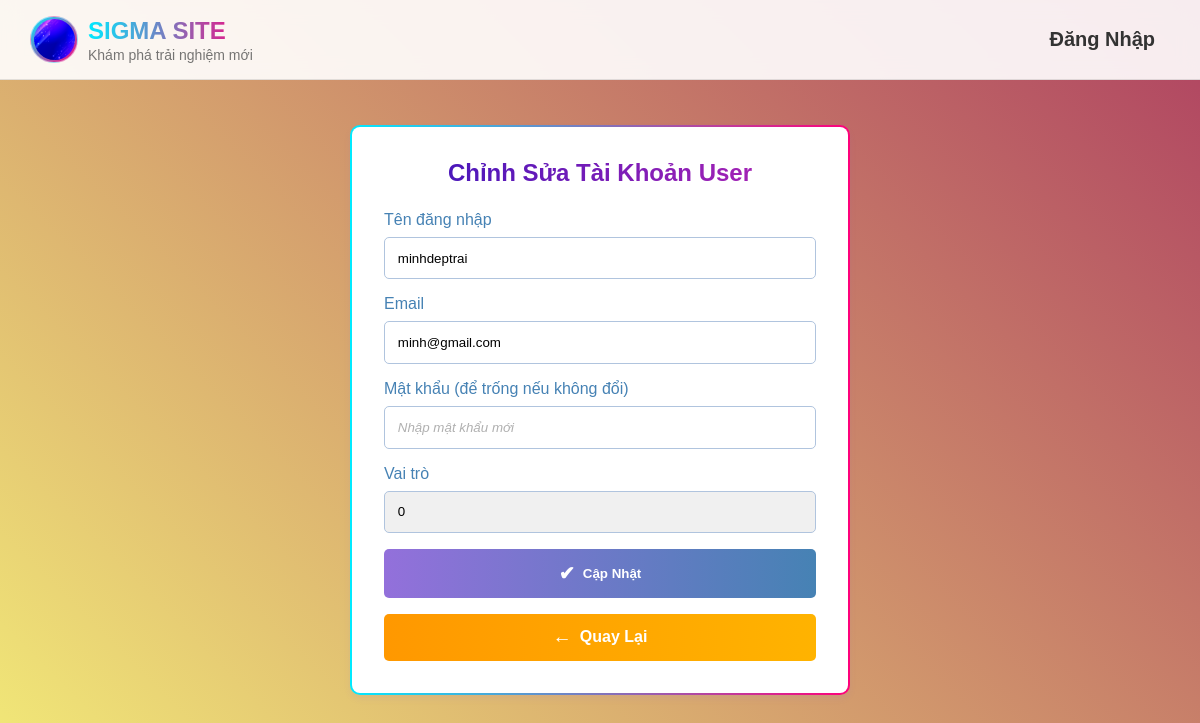
The app's page /edit_user.php?id=11 (signed in), older data.
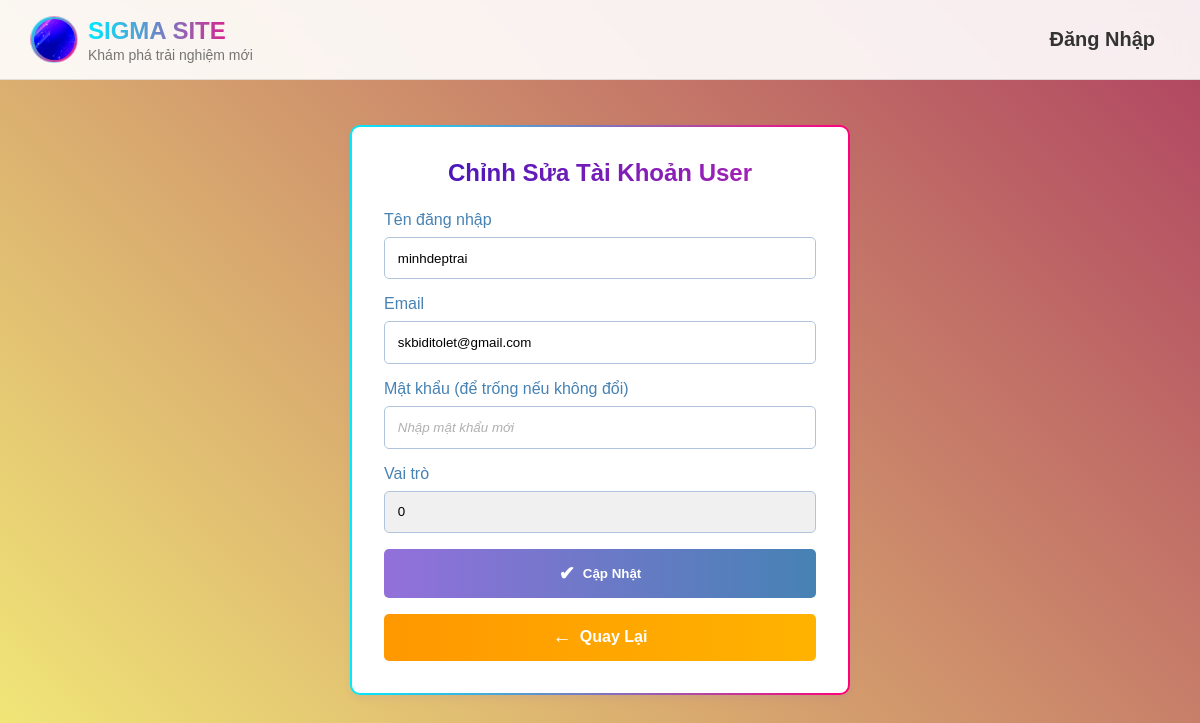
The same page, newer data.
### tables this page shows
CREATE TABLE `users` (
  `id` int(11) NOT NULL,
  `username` varchar(50) NOT NULL,
  `email` varchar(255) NOT NULL,
  `password` varchar(255) NOT NULL,
  `reset_password` varchar(255) DEFAULT NULL,
  `avatar` varchar(255) DEFAULT NULL,
  `created_at` timestamp NOT NULL DEFAULT current_timestamp(),
  `role` int(1) NOT NULL
);

### edit_user.php (the view, shortened to what this page needs)
<?php
include '../minh/config.php';
$user = null;
if (isset($_GET['id'])) {
    $user_id = (int)$_GET['id'];
    try {
        $stmt = $conn_user->prepare('SELECT * FROM users WHERE id = ?');
        $stmt->execute([$user_id]);
        $user = $stmt->fetch();
    } catch (PDOException $e) {
        $error = "Lỗi truy vấn: " . $e->getMessage();
    }
}
?>
<?php include 'header.php'; ?>
<div class="form-wrapper">
    <div class="form-container">
        <h2>Chỉnh Sửa Tài Khoản User</h2>
        <?php if ($user): ?>
            <form method="POST">
                <div class="form-group">
                    <label for="username">Tên đăng nhập</label>
                    <input type="text" id="username" name="username" value="<?php echo htmlspecialchars($user['username']); ?>" required>
                </div>
                <div class="form-group">
                    <label for="email">Email</label>
                    <input type="email" id="email" name="email" value="<?php echo htmlspecialchars($user['email']); ?>" required>
                </div>
                <div class="form-group">
                    <label for="password">Mật khẩu (để trống nếu không đổi)</label>
                    <input type="password" id="password" name="password" placeholder="Nhập mật khẩu mới">
                </div>
                <div class="form-group">
                    <label for="role">Vai trò</label>
                    <input type="text" id="role" name="role" value="<?php echo htmlspecialchars($user['role'] ?? 'user'); ?>" readonly>
                </div>
                <button type="submit" class="btn-edit-user">
                    <span class="btn-icon">✔</span> Cập Nhật
                </button>
                <a href="manage_users.php" class="btn-back">
                    <span class="btn-icon">←</span> Quay Lại
                </a>
            </form>
        <?php endif; ?>
    </div>
</div>

Row changes from the older to the newer data that the page shows:
changed users "minhdeptrai": email "minh@gmail.com" → "skbiditolet@gmail.com"
